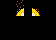

The image is a tile-based game level rendered from a .tmx file. Its description and complete source (layers, tilesets, objects, tile grids) follow:
An orthogonal 7x5 tile map with 8x8 px tiles, 1 tile layer (Tile Layer 1), 2 tilesets.

<map version="1.4" tiledversion="1.4.3" orientation="orthogonal" renderorder="right-down" width="7" height="5" tilewidth="8" tileheight="8" infinite="0" nextlayerid="2" nextobjectid="1">
 <tileset firstgid="1" source="../assets/democart.tsx" />
 <tileset firstgid="257" source="../assets/tbj2_startcart2spr.tsx" />
 <layer id="1" name="Tile Layer 1" width="7" height="5">
  <data encoding="csv">
0,0,10,0,0,0,0,
0,0,69,332,2147483717,0,0,
0,0,0,0,0,0,0,
0,0,0,0,0,0,0,
0,0,0,0,0,0,0
</data>
 </layer>
</map>
